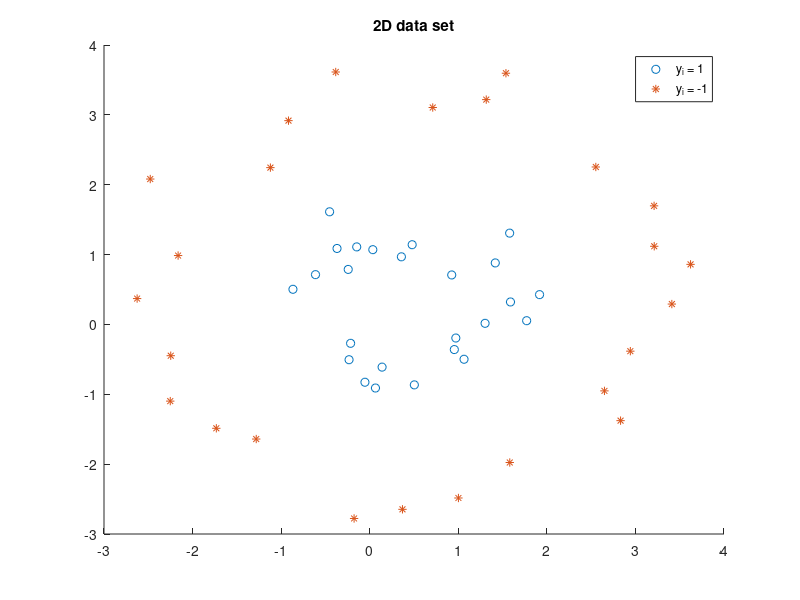

Here is the MATLAB script that generated this plot: (Note: this script raises an error after producing the figure.)
%% Numerical Optimisation Project 
% Name: Dylan Scotney 
% SN: 18138211
% Submission date: 09/04/2019

% clear cache and variables 
clear cache variables
addpath Lib

%--------------------------------------------------------------------------
%% Simulating dataset 
%--------------------------------------------------------------------------
numOfPoints = 50; % code will round down if not even
theta = linspace(0, 2*pi, numOfPoints/2);
% 4th column = 0 will later be used to store mapped values from kernels
scatter_circle = @(r, noise, class) [r * cos(theta) + noise(1,:);
                                     r * sin(theta) + noise(2,:);
                                     0*theta;
                                     class*ones(1,length(theta))];

% Generate random sets with norm distribution, acts as noise on sample
data_generator = rng(0,'v5normal');
noise1 = rand(2,length(theta));
noise2 = rand(2,length(theta));

dataset_p = scatter_circle(1, noise1, 1)';
dataset_m = scatter_circle(3, noise2, -1)';
dataset = [dataset_p; dataset_m];

% Plot data
figure('name', 'Non-Linearly Seperable Data')
hold on
scatter(dataset_p(:,1), dataset_p(:,2), 'o')
scatter(dataset_m(:,1), dataset_m(:,2), '*')
title("2D data set")
legend("y_i = 1", "y_i = -1")
grid off
hold off

disp("Simulated data set.")

%--------------------------------------------------------------------------
%% Seperating dataset with kernel 
%--------------------------------------------------------------------------

% Radial Basis Kernel:
%---------------------
dataset = radialBasisKernel(dataset);

% Polynomial Kernel:
%-------------------
%dataset = polynomialKernel(dataset);


% Plot Seperated Data
%==========================================================================
split = numOfPoints/2;

figure('name', 'Radial Basis Kernel Mapping')
scatter3(dataset(1:split, 1), dataset(1:split, 2),...
         dataset(1:split,3), 'o');
hold on
scatter3(dataset(split+1:end, 1), dataset(split+1:end, 2), ...
         dataset(split+1:end,3), '*');
title("Radial Basis Kernel Mapping")
legend("y_i = 1", "y_i = -1")
hold off
%==========================================================================
disp("Seperated data with radial basis kernel.")

%--------------------------------------------------------------------------
%% Calculating Hessian of Radial Basis Kernel
%--------------------------------------------------------------------------
% Computing matrix H
H = zeros(numOfPoints,numOfPoints);
for i = 1:numOfPoints
    for j = 1:numOfPoints
        H(i,j) = dataset(i,4)*dataset(j,4)*dot(dataset(i,1:3), dataset(j,1:3));
    end
end
disp("Calculated Hessian.")

%--------------------------------------------------------------------------
%% Formulating minimisation problem
%--------------------------------------------------------------------------

group = dataset(:, 4); %classification of each point

% Define function handles for augLag and diffAugLag:
%==========================================================================
f = @(a) F(a, H);
c_e = @(a) C_e(a, group);
psi = @(a, mu_I, lambda_I) Psi(a, mu_I, lambda_I);

df = @(a) dF(a, H);
dc_e = dC_e(group);
dpsi = @ (a, mu_I, lambda_I) dPsi(a, mu_I, lambda_I);

d2f = d2F(H);
d2c_e = @(mu_e) 1/mu_e * d2C_e(group);
d2psi = @(a, mu_I, lambda_I) d2Psi(a, mu_I,  lambda_I);

%==========================================================================


% Defining Lagrangian (see report) <add more info here>
%==========================================================================
L.f = @(a, mu_e, lambda_e, mu_I, lambda_I) augLagrangian(f, c_e, psi, a,...
                                                       mu_e, lambda_e, ...
                                                       mu_I,lambda_I);

L.df = @(a, mu_e, lambda_e, mu_I, lambda_I) diffAugLagrangian(df, dc_e, c_e,...
                                                            dpsi, a, mu_e,...
                                                            lambda_e, mu_I,...
                                                            lambda_I);  
                                                        
L.d2f = @(a, mu_e, mu_I, lambda_I) d2AugLagrangian(d2f, d2c_e, d2psi, a, mu_e,...
                                             mu_I, lambda_I);
%==========================================================================

disp("Formulated minimisation problem.")

%--------------------------------------------------------------------------
%% Solving Minimisation Problem
%--------------------------------------------------------------------------

% Initialisation:
%==========================================================================
% Starting point
a0 = 0*ones(length(H), 1);

% Parameters
mu_e0 = -10;
lambda_e0 = 3;
mu_I0 = -10;
lambda_I0 = ones(length(H), 1);
tol = 1e-6; 
alpha0 = 1;
maxIter = 500;
storeInfo = true;
dataGroups = dataset(:,4);
%==========================================================================

% Solving using Framework 17.3 from Nocedal and Wright:
%=========================================================================
[a_k, f_max, nIter, info] = augLagFramework(L, a0, dataGroups, mu_e0,...
                                            lambda_e0, mu_I0, lambda_I0,...
                                            tol, maxIter, storeInfo);
a_k;
norm(info.diff(:,end));
%==========================================================================
disp("Solving minimisation problem.")  
disp(info.stopCond)

%--------------------------------------------------------------------------
%% Plotting data of solution
%--------------------------------------------------------------------------

% Plotting paths if 2D problem: 
%==========================================================================
if(numOfPoints == 3)
    func2 = @(x,y) L.f([x;y],realmax,0,realmax,[0;0]);
    figure('name', '2d path')
    hold on 
    fcontour(func2,[0, 1.5,0,1.5], 'LevelStep', 0.01)
    plot(info.as(1,:), info.as(2,:), 'r-o', 'MarkerFaceColor', 'r')
    plot(0:0.1:1, 0:0.1:1,'b') % sum(alpha_iy_i) = 0
    hold off
end
%==========================================================================

% Plotting Convergence of a_k:
%==========================================================================
successiveDiff = [diff(info.as(1,:)); diff(info.as(2,:))];
figure('name', 'Convergence of alpha')
semilogy(vecnorm(successiveDiff, 2, 1))
xlabel("Iteration")
ylabel("||\alpha_k - \alpha_k_-_1)||")
%==========================================================================

% % Plotting Convergence of df:
% %==========================================================================
% figure('name', 'Convergence of df')
% semilogy(vecnorm(info.diff, 2, 1))
% xlabel("Iteration")
% ylabel("||df||")
% %==========================================================================

% Plotting Convergence of a_k:
%==========================================================================
figure('name', 'Convergence of df')
plot(vecnorm(info.as, 2, 1))
xlabel("Iteration")
ylabel("||a_k||")
%==========================================================================


% Plotting Parameters:
%==========================================================================
figure('name', 'lambda_I')
semilogy(vecnorm(info.lambda_I,2,1))
ylabel("||\lambda^I||")
xlabel("Iteration")

% figure('name', 'mu_I')
% semilogy(info.mu_I)
% ylabel("||\mu^I||")
% xlabel("Iteration")
% 
% figure('name', 'mu_e')
% semilogy(info.mu_e)
% ylabel("||\mu^e||")
% xlabel("Iteration")

figure('name', 'lambda_e')
plot(info.lambda_e)
ylabel("||\lambda^e||")
xlabel("Iteration")
%==========================================================================
disp("Plotting results")


%--------------------------------------------------------------------------
%% Calculating Equation of Plane
%--------------------------------------------------------------------------

% Calculate w = sum(alpha_i * y_i * x_i)
%==========================================================================
w = calcW(a_k, dataset(:,1:3), dataset(:,4));
disp("Calculating w")
%==========================================================================

% Determine Support Vectors
%==========================================================================
% Indicies for a_i > 0
supportVecs = [];
for i = 1:length(a_k)
    if(a_k(i) > 0.01)
        % use i as supportVec
        supportVecs = [supportVecs; dataset(i,:), a_k(i)];        
    end
end
disp("Calculating Support Vectors")
%==========================================================================

% Calculating b
%==========================================================================
b = calcb(supportVecs);
disp("calculating b")
%==========================================================================

%--------------------------------------------------------------------------
%% Plotting SVM plane
%--------------------------------------------------------------------------

func = @(x,y) (-b - w(1)*x - w(2)*y)/w(3);
[X,Y] = meshgrid(-4:0.1:4, -4:0.1:4);
Z = func(X,Y);

figure('name', 'SVM Mapping')
hold on
scatter3(dataset(1:split, 1), dataset(1:split, 2), dataset(1:split,3), 'o');
surf(X,Y,Z)
scatter3(dataset(split+1:end, 1), dataset(split+1:end, 2), dataset(split+1:end,3), '*');
xlabel('x')
ylabel('y')
zlabel('z')
legend("y_i = 1", "SVM", "y_i = -1")
hold off

disp("Plotting SVM plane")





